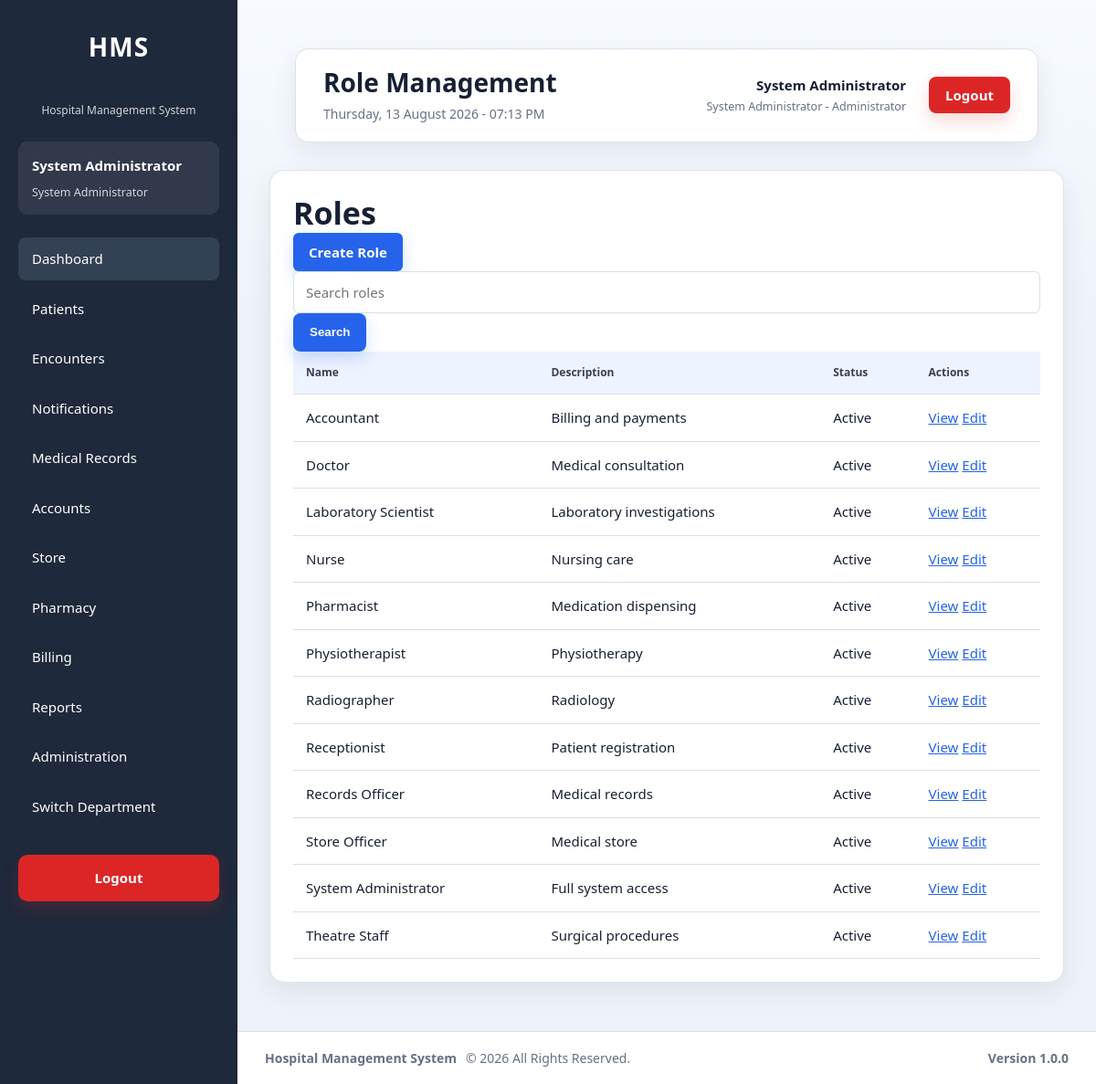
The page /modules/administration/roles/index.php (signed in) on the database its author committed.
### tables this page shows
CREATE TABLE `roles` (
  `id` int(11) NOT NULL AUTO_INCREMENT,
  `role_name` varchar(100) NOT NULL,
  `description` text DEFAULT NULL,
  `is_active` tinyint(1) NOT NULL DEFAULT 1,
  `created_at` timestamp NOT NULL DEFAULT current_timestamp(),
  `updated_at` timestamp NULL DEFAULT NULL ON UPDATE current_timestamp(),
  PRIMARY KEY (`id`),
  UNIQUE KEY `uq_roles_name` (`role_name`),
  KEY `idx_roles_active` (`is_active`)
);

### config/auth.php (called while the page is built, shortened)
<?php
$config = require __DIR__ . '/app.php';
require_once __DIR__ . '/../services/SessionService.php';
$sessionService = new SessionService();
$sessionService->requireLogin();
$currentUser = $sessionService->user();

### services/SessionService.php (called while the page is built, shortened)
<?php
class SessionService
{
    private ?PDO $pdo;
    private ?int $resolvedTimeoutSeconds = null;
    public function __construct(?PDO $pdo = null)
    {
        if ($pdo === null) {
            require_once __DIR__ . '/../config/database.php';
            $pdo = $GLOBALS['pdo'] ?? ($pdo ?? null);
        }
        $this->pdo = $pdo;
    }
    public function user(): ?array
    {
        return $_SESSION['user'] ?? null;
    }
    private function sessionTimeoutSeconds(): int
    {
        if ($this->resolvedTimeoutSeconds !== null) {
            return $this->resolvedTimeoutSeconds;
        }
        $config = require __DIR__ . '/../config/app.php';
        $fallback = max(
            60,
            (int)($config['security']['session_timeout_seconds']
                ?? self::SESSION_TIMEOUT_SECONDS)
        );
        try {
            $minutes = (new SettingsService($this->pdo))->getInteger(
                'security.session_timeout_minutes',
                (int)ceil($fallback / 60)
            );
            return $this->resolvedTimeoutSeconds = max(60, $minutes * 60);
        } catch (Throwable $exception) {
            return $this->resolvedTimeoutSeconds = $fallback;
        }
    }
}

### config/helpers.php (called while the page is built, shortened)
<?php
function e($value): string
{
    return htmlspecialchars(
        (string)$value,
        ENT_QUOTES,
        'UTF-8'
    );
}

### services/RoleService.php (called while the page is built, shortened)
<?php
class RoleService
{
    private PDO $pdo;
    public function __construct(PDO $pdo)
    {
        $this->pdo = $pdo;
    }
    public function searchRoles(string $search = ''): array
    {
        $stmt = $this->pdo->prepare('
            SELECT id, role_name, description, is_active, created_at, updated_at
            FROM roles
            WHERE role_name LIKE :search_name
               OR description LIKE :search_description
            ORDER BY role_name
        ');
        $term = '%' . trim($search) . '%';
        $stmt->execute([
            ':search_name' => $term,
            ':search_description' => $term
        ]);
        return $stmt->fetchAll(PDO::FETCH_ASSOC);
    }
}

### modules/administration/partials/bootstrap.php (called while the page is built, shortened)
<?php
require_once __DIR__ . '/../../../config/auth.php';
require_once __DIR__ . '/../../../config/database.php';
require_once __DIR__ . '/../../../config/helpers.php';
require_once __DIR__ . '/../../../services/RoleService.php';
require_once __DIR__ . '/../../../services/PermissionService.php';
require_once __DIR__ . '/../../../services/UserDepartmentService.php';
$roleService = new RoleService($pdo);

### config/app.php (called while the page is built, shortened)
<?php
$configuredEnvironment = strtolower(trim((string)getenv('HMS_APP_ENV')));
$allowedEnvironments = ['development', 'testing', 'production'];
$applicationEnvironment = in_array(
    $configuredEnvironment,
    $allowedEnvironments,
    true
) ? $configuredEnvironment : 'production';
$developmentBypassValue = strtolower(
    trim((string)getenv('HMS_ENABLE_DEV_AUTH_BYPASS'))
);
$developmentAuthBypass = $applicationEnvironment === 'development'
    && in_array(
        $developmentBypassValue,
        ['1', 'true', 'yes', 'on'],
        true
    );
$configuredDocumentStorageRoot = trim(
    (string)getenv('HMS_DOCUMENT_STORAGE_ROOT')
);
$documentStorageRoot = $configuredDocumentStorageRoot !== ''
    ? $configuredDocumentStorageRoot
    : dirname(__DIR__, 3) . DIRECTORY_SEPARATOR . 'hms_secure_documents';
return [
    'app' => [
        'name' => 'Hospital Management System',
        'version' => '1.0.0',
        'timezone' => 'Africa/Lagos',
        'environment' => $applicationEnvironment,
        'development_auth_bypass' => $developmentAuthBypass,
        'base_url' => '/hospital_management_system'
    ],
    'hospital' => [
        'code' => 'HMS',
        'name' => 'Hospital Management System',
        'currency' => '₦'
    ],
    'database' => [
        'host' => 'localhost',
        'name' => 'hospital_management_system',
        'user' => 'root',
        'pass' => ''
    ],
    'security' => [
        'max_failed_login_attempts' => 5,
        'session_timeout_seconds' => 1800
    ],
    'documents' => [
        'storage_root' => $documentStorageRoot,
        'storage_provider' => 'local'
    ]
];

### services/PermissionService.php (called while the page is built, shortened)
<?php
class PermissionService
{
    public function hasPermission(
        string $permission,
        ?array $user = null
    ): bool {
        $user = $user ?? $this->currentUser();
        if ($this->isAdministrator($user)) {
            return true;
        }
    }
    public function canViewBillableItems(?array $user = null): bool
    {
        $user = $user ?? $this->currentUser();
        return $this->isAdministrator($user)
            || $this->hasPermission('view_billable_items', $user);
    }
    public function canViewBilling(?array $user = null): bool
    {
        $user = $user ?? $this->currentUser();
        return $this->isAdministrator($user)
            || $this->hasPermission('view_billing', $user);
    }
    public function canViewInventory(?array $user = null): bool
    {
        $user = $user ?? $this->currentUser();
        return $this->isAdministrator($user)
            || $this->hasPermission('view_inventory', $user);
    }
    public function canViewReports(?array $user = null): bool
    {
        $user = $user ?? $this->currentUser();
        return $this->isAdministrator($user)
            || $this->hasPermission('view_reports', $user);
    }
    public function isAdministrator(?array $user = null): bool
    {
        $user = $user ?? $this->currentUser();
        return ($user['role_name'] ?? '') === 'System Administrator';
    }
}

### modules/administration/roles/index.php (the view, shortened to what this page needs)
<?php
require_once __DIR__ . '/../partials/bootstrap.php';
$pageTitle = 'Role Management';
$roles = $roleService->searchRoles(trim((string)($_GET['search'] ?? '')));
require_once __DIR__ . '/../../../layouts/header.php';
require_once __DIR__ . '/../../../layouts/sidebar.php';
?>
<main class="content">
    <?php require_once __DIR__ . '/../../../layouts/navbar.php'; ?>
    <section class="card">
        <h2>Roles</h2>
        <p><a class="btn-primary" href="create.php">Create Role</a></p>
        <form method="GET"><input name="search" placeholder="Search roles" value="<?= e($_GET['search'] ?? '') ?>"><button type="submit">Search</button></form>
        <table>
            <thead><tr><th>Name</th><th>Description</th><th>Status</th><th>Actions</th></tr></thead>
            <tbody>
            <?php foreach ($roles as $role): ?>
                <tr>
                    <td><?= e($role['role_name']) ?></td>
                    <td><?= e((string)$role['description']) ?></td>
                    <td><?= !empty($role['is_active']) ? 'Active' : 'Inactive' ?></td>
                    <td><a href="view.php?id=<?= (int)$role['id'] ?>">View</a> <a href="edit.php?id=<?= (int)$role['id'] ?>">Edit</a></td>
                </tr>
            <?php endforeach; ?>
            </tbody>
        </table>
    </section>
</main>
<?php require_once __DIR__ . '/../../../layouts/footer.php'; ?>

### layouts/sidebar.php (shortened to what this page needs)
<?php
$currentPage = basename($_SERVER['PHP_SELF']);
$canAccessMedicalRecordsSidebar = false;
$departmentNotificationCount = 0;
if ($currentUser && isset($pdo)) {
    require_once __DIR__ . '/../services/PermissionService.php';
    $sidebarPermissionService = new PermissionService($pdo);
    $canAccessMedicalRecordsSidebar = $sidebarPermissionService->hasPermission(
        'view_medical_record',
        $currentUser
    );
    $sidebarDepartmentId = (int)(
        $currentUser['active_department_id']
        ?? $_SESSION['active_department_id']
        ?? $currentUser['department_id']
        ?? 0
    );
    if ($sidebarDepartmentId > 0) {
        $departmentNotificationCount = (new DepartmentNotificationService($pdo))->getUnreadCount($sidebarDepartmentId);
    }
}
?>
<aside class="sidebar">
    <div class="sidebar-header">
        <h2>HMS</h2>
        <p>Hospital Management System</p>
    </div>
    <?php if ($currentUser): ?>
        <div class="sidebar-user">
            <strong>
                <?= e($currentUser['first_name']) ?>
                <?= e($currentUser['last_name']) ?>
            </strong>
            <small>
                <?= e($currentUser['role_name']) ?>
            </small>
        </div>
    <?php endif; ?>
    <nav class="sidebar-nav">
        <ul>
            <li>
                <a
                    href="<?= e($baseUrl) ?>/dashboard/index.php"
                    class="<?= $currentPage === 'index.php' ? 'active' : '' ?>">
                    Dashboard
                </a>
            </li>
            <li>
                <a href="<?= e($baseUrl) ?>/modules/patients/search.php">
                    Patients
                </a>
            </li>
            <li>
                <a href="<?= e($baseUrl) ?>/modules/patients/search.php">
                    Encounters
                </a>
            </li>
            <li>
                <a href="<?= e($baseUrl) ?>/modules/department_notifications/index.php">
                    Notifications<?= $departmentNotificationCount > 0 ? ' (' . (int)$departmentNotificationCount . ')' : '' ?>
                </a>
            </li>
            <?php if ($canAccessMedicalRecordsSidebar): ?>
                <li>
                    <a href="<?= e($baseUrl) ?>/modules/medical_records/index.php">
                        Medical Records
                    </a>
                </li>
            <?php endif; ?>
            <?php if ($currentUser && $sidebarPermissionService->canViewBillableItems($currentUser)): ?>
                <li>
                    <a href="<?= e($baseUrl) ?>/modules/accounts/index.php">
                        Accounts
                    </a>
                </li>
            <?php endif; ?>
            <?php if ($currentUser && $sidebarPermissionService->canViewInventory($currentUser)): ?>
                <li>
                    <a href="<?= e($baseUrl) ?>/modules/store/index.php">
                        Store
                    </a>
                </li>
            <?php endif; ?>
            <?php if ($currentUser && $sidebarPermissionService->hasPermission('view_pharmacy', $currentUser)): ?>
                <li>
                    <a href="<?= e($baseUrl) ?>/modules/pharmacy/index.php">
                        Pharmacy
                    </a>
                </li>
            <?php endif; ?>
            <?php if ($currentUser && $sidebarPermissionService->canViewBilling($currentUser)): ?>
                <li>
                    <a href="<?= e($baseUrl) ?>/modules/billing/index.php">
                        Billing
                    </a>
                </li>
            <?php endif; ?>
            <?php if ($currentUser && $sidebarPermissionService->canViewReports($currentUser)): ?>
                <li>
                    <a href="<?= e($baseUrl) ?>/modules/reports/index.php">
                        Reports
                    </a>
                </li>
            <?php endif; ?>
            <?php if (($currentUser['role_name'] ?? '') === 'System Administrator'): ?>
                <li>
                    <a href="<?= e($baseUrl) ?>/modules/administration/dashboard/index.php">
                        Administration
                    </a>
                </li>
            <?php endif; ?>
            <li>
                <a href="<?= e($baseUrl) ?>/modules/administration/department_switch.php">
                    Switch Department
                </a>
            </li>
        </ul>
    </nav>
    <div class="sidebar-footer">
        <a
            href="<?= e($baseUrl) ?>/authentication/logout.php"
            class="logout-btn">
            Logout
        </a>
    </div>
</aside>
<div class="main-container">

### layouts/navbar.php (shortened to what this page needs)
<?php
$currentDateTime = date('l, d F Y - h:i A');
$currentUser ??= [];
$config = require __DIR__ . '/../config/app.php';
$baseUrl = rtrim($config['app']['base_url'], '/');
?>
<header class="navbar">
    <div class="navbar-left">
        <h1>
            <?= e($pageTitle ?? 'Hospital Management System') ?>
        </h1>
        <span>
            <?= e($currentDateTime) ?>
        </span>
    </div>
    <div class="navbar-right">
        <div class="navbar-user">
            <div class="user-details">
                <strong>
                    <?= e($currentUser['first_name'] ?? '') ?>
                    <?= e($currentUser['last_name'] ?? '') ?>
                </strong>
                <small>
                    <?= e($currentUser['role_name'] ?? '') ?>
                    -
                    <?= e($currentUser['active_department_name'] ?? $currentUser['department_name'] ?? '') ?>
                </small>
            </div>
        </div>
        <div class="navbar-actions">
            <a
                href="<?= e($baseUrl) ?>/authentication/logout.php"
                class="logout-link">
                Logout
            </a>
        </div>
    </div>
</header>

### rows shown on the page
roles: role_name "System Administrator", description "Full system access", is_active "Active"
roles: role_name "Accountant", description "Billing and payments", is_active "Active"
roles: role_name "Doctor", description "Medical consultation", is_active "Active"
roles: role_name "Laboratory Scientist", description "Laboratory investigations", is_active "Active"
roles: role_name "Nurse", description "Nursing care", is_active "Active"
roles: role_name "Pharmacist", description "Medication dispensing", is_active "Active"
roles: role_name "Physiotherapist", description "Physiotherapy", is_active "Active"
roles: role_name "Radiographer", description "Radiology", is_active "Active"
roles: role_name "Receptionist", description "Patient registration", is_active "Active"
roles: role_name "Records Officer", description "Medical records", is_active "Active"
roles: role_name "Store Officer", description "Medical store", is_active "Active"
roles: role_name "Theatre Staff", description "Surgical procedures", is_active "Active"

### other values the page prints
$currentUser['first_name'] "System"
$currentUser['last_name'] "Administrator"
$pageTitle "Role Management"
$currentUser['active_department_name'] "Administrator"
